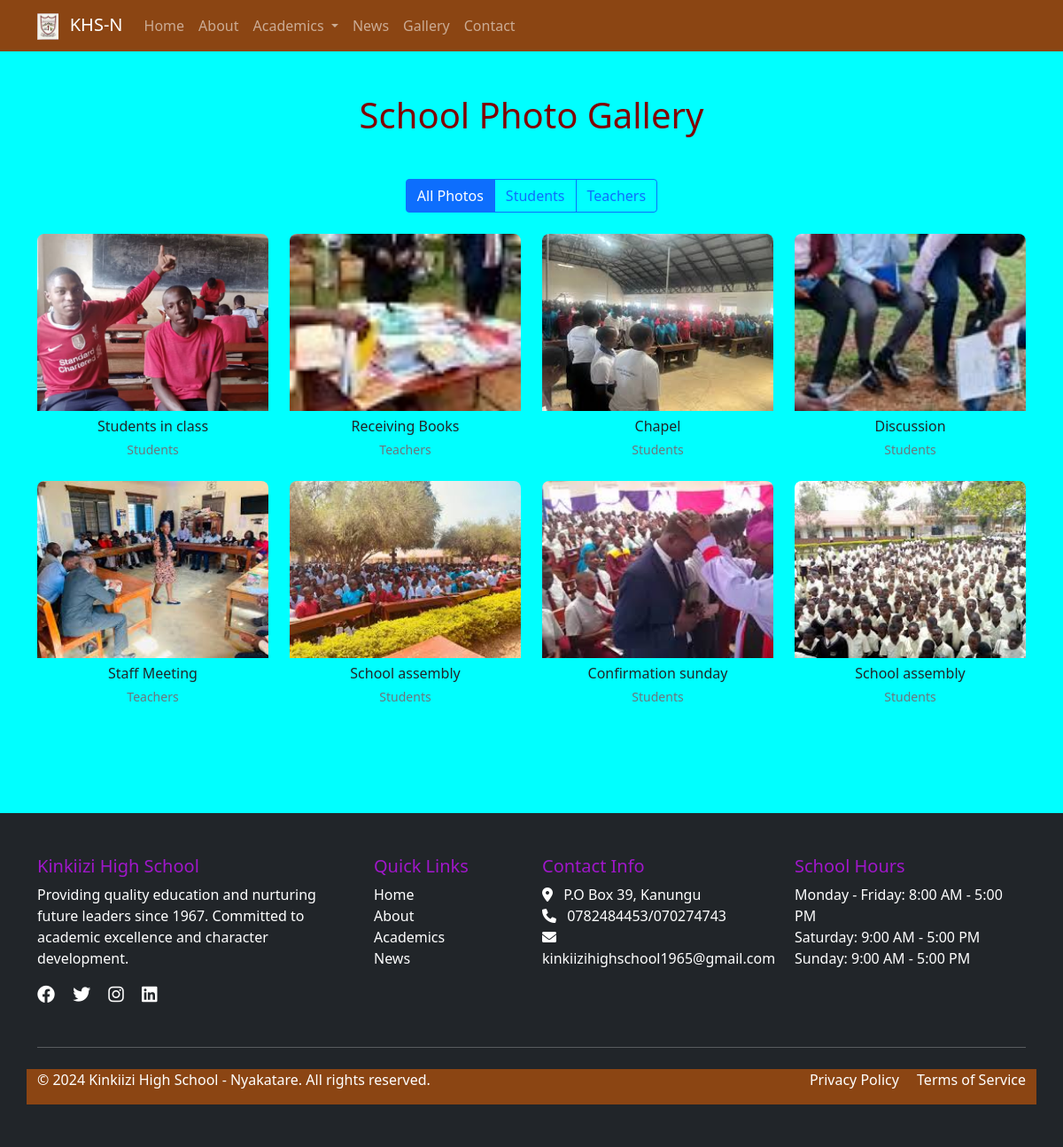
Page /gallery/ on the committed database.
### apps/gallery/models.py (models this page shows, shortened)
class GalleryCategory(models.Model):
    name = models.CharField(max_length=100)
    description = models.TextField(blank=True)
    class Meta:
        verbose_name_plural = "Gallery Categories"

class GalleryImage(models.Model):
    category = models.ForeignKey(GalleryCategory, on_delete=models.CASCADE, related_name='images')
    title = models.CharField(max_length=200)
    image = models.ImageField(upload_to='gallery/')
    description = models.TextField(blank=True)
    uploaded_at = models.DateTimeField(auto_now_add=True)
    class Meta:
        ordering = ['-uploaded_at']

### apps/contact/models.py (models this page shows, shortened)
class SiteSettings(models.Model):
    school_description = models.TextField(
        help_text="Description displayed in the footer"
    )
    facebook_url = models.URLField(blank=True, null=True, help_text="Facebook page URL")
    twitter_url = models.URLField(blank=True, null=True, help_text="Twitter profile URL")
    instagram_url = models.URLField(blank=True, null=True, help_text="Instagram profile URL")
    linkedin_url = models.URLField(blank=True, null=True, help_text="LinkedIn page URL")
    school_hours_weekdays = models.CharField(
        max_length=100,
        default="Monday - Friday: 8:00 AM - 3:00 PM",
        help_text="Weekday hours (e.g., Monday - Friday: 8:00 AM - 3:00 PM)"
    )
    school_hours_saturday = models.CharField(
        max_length=100,
        default="Saturday: 9:00 AM - 12:00 PM",
        help_text="Saturday hours"
    )
    school_hours_sunday = models.CharField(
        max_length=100,
        default="Sunday: Closed",
        help_text="Sunday hours"
    )
    copyright_text = models.CharField(
        max_length=200,
        default="© 2024 Our School. All rights reserved.",
        help_text="Copyright text displayed in footer"
    )
    privacy_policy_url = models.URLField(blank=True, null=True, help_text="Privacy Policy page URL")
    terms_of_service_url = models.URLField(blank=True, null=True, help_text="Terms of Service page URL")
    updated_at = models.DateTimeField(auto_now=True)
    class Meta:
        verbose_name_plural = "Site Settings"

class ContactInfo(models.Model):
    school_name = models.CharField(max_length=200)
    address = models.TextField()
    phone = models.CharField(max_length=20)
    email = models.EmailField()
    map_embed_code = models.TextField(help_text="Embed code for Google Maps")
    updated_at = models.DateTimeField(auto_now=True)
    class Meta:
        verbose_name_plural = "Contact Information"

### apps/gallery/views.py (the view)
# urls.py: path('', GalleryView.as_view(), name='gallery'),
class GalleryView(ListView):
    model = GalleryImage
    template_name = 'gallery/index.html'
    context_object_name = 'images'
    paginate_by = 12
    def get_queryset(self):
        category_id = self.request.GET.get('category')
        if category_id:
            return GalleryImage.objects.filter(category_id=category_id)
        return GalleryImage.objects.all()
    def get_context_data(self, **kwargs):
        context = super().get_context_data(**kwargs)
        context['categories'] = GalleryCategory.objects.all()
        context['selected_category'] = self.request.GET.get('category')
        return context

### apps/contact/context_processors.py (called while the page is built)
def site_context(request):
    return {
        'contact_info': ContactInfo.objects.first(),
        'site_settings': SiteSettings.objects.first(),
    }

### templates/gallery/index.html (shortened to what this page needs)
{% extends "base.html" %}
{% block content %}
<div class="container py-5">
    <h1 class="text-center mb-5">School Photo Gallery</h1>
    <div class="row mb-4">
        <div class="col-12">
            <div class="text-center">
                <div class="btn-group" role="group">
                    <a href="{% url 'gallery' %}" class="btn btn-outline-primary {% if not selected_category %}active{% endif %}">
                        All Photos
                    </a>
                    {% for category in categories %}
                    <a href="{% url 'gallery' %}?category={{ category.id }}"
                       class="btn btn-outline-primary {% if selected_category == category.id|stringformat:'s' %}active{% endif %}">
                        {{ category.name }}
                    </a>
                    {% endfor %}
                </div>
            </div>
        </div>
    </div>
    <div class="row">
        {% for image in images %}
        <div class="col-lg-3 col-md-4 col-sm-6 mb-4">
            <div class="gallery-item">
                <a href="#" data-bs-toggle="modal" data-bs-target="#imageModal{{ image.id }}">
                    <img src="{{ image.image.url }}" alt="{{ image.title }}"
                         class="img-fluid w-100" style="height: 200px; object-fit: cover;">
                </a>
                <div class="text-center mt-2">
                    <h6 class="mb-1">{{ image.title }}</h6>
                    <small class="text-muted">{{ image.category.name }}</small>
                </div>
            </div>
        </div>
        {% endfor %}
    </div>
</div>
{% endblock %}

### templates/partials/_footer.html (shortened to what this page needs)
<footer class="bg-dark text-white py-5 mt-5">
    <div class="container">
        <div class="row">
            <div class="col-lg-4 mb-4">
                <h5>Kinkiizi High School</h5>
                {% if site_settings and site_settings.school_description %}
                    <p>{{ site_settings.school_description }}</p>
                {% else %}
                    <p>Providing quality education and nurturing future leaders since 1990. Committed to academic excellence and character development.</p>
                {% endif %}
                <div class="social-links">
                    {% if site_settings %}
                        {% if site_settings.facebook_url %}
                            <a href="{{ site_settings.facebook_url }}" class="text-white me-3" target="_blank" rel="noopener noreferrer"><i class="fab fa-facebook fa-lg"></i></a>
                        {% endif %}
                        {% if site_settings.twitter_url %}
                            <a href="{{ site_settings.twitter_url }}" class="text-white me-3" target="_blank" rel="noopener noreferrer"><i class="fab fa-twitter fa-lg"></i></a>
                        {% endif %}
                        {% if site_settings.instagram_url %}
                            <a href="{{ site_settings.instagram_url }}" class="text-white me-3" target="_blank" rel="noopener noreferrer"><i class="fab fa-instagram fa-lg"></i></a>
                        {% endif %}
                        {% if site_settings.linkedin_url %}
                            <a href="{{ site_settings.linkedin_url }}" class="text-white" target="_blank" rel="noopener noreferrer"><i class="fab fa-linkedin fa-lg"></i></a>
                        {% endif %}
                    {% endif %}
                </div>
            </div>
            <div class="col-lg-2 mb-4">
                <h5>Quick Links</h5>
                <ul class="list-unstyled">
                    <li><a href="{% url 'home' %}" class="text-white text-decoration-none">Home</a></li>
                    <li><a href="{% url 'about' %}" class="text-white text-decoration-none">About</a></li>
                    <li><a href="{% url 'academics' %}" class="text-white text-decoration-none">Academics</a></li>
                    <li><a href="{% url 'news_list' %}" class="text-white text-decoration-none">News</a></li>
                </ul>
            </div>
            <div class="col-lg-3 mb-4">
                <h5>Contact Info</h5>
                <ul class="list-unstyled">
                    {% if contact_info %}
                        <li><i class="fas fa-map-marker-alt me-2"></i> {{ contact_info.address|linebreaksbr }}</li>
                        <li><i class="fas fa-phone me-2"></i> {{ contact_info.phone }}</li>
                        <li><i class="fas fa-envelope me-2"></i> {{ contact_info.email }}</li>
                    {% else %}
                        <li><i class="fas fa-map-marker-alt me-2"></i> 123 School Street, City</li>
                        <li><i class="fas fa-phone me-2"></i> (123) 456-7890</li>
                        <li><i class="fas fa-envelope me-2"></i> info@ourschool.edu</li>
                    {% endif %}
                </ul>
            </div>
            <div class="col-lg-3 mb-4">
                <h5>School Hours</h5>
                <ul class="list-unstyled">
                    {% if site_settings %}
                        <li>{{ site_settings.school_hours_weekdays }}</li>
                        <li>{{ site_settings.school_hours_saturday }}</li>
                        <li>{{ site_settings.school_hours_sunday }}</li>
                    {% else %}
                        <li>Monday - Friday: 8:00 AM - 3:00 PM</li>
                        <li>Saturday: 9:00 AM - 12:00 PM</li>
                        <li>Sunday: Closed</li>
                    {% endif %}
                </ul>
            </div>
        </div>
        <hr class="my-4">
        <div class="row">
            <div class="col-md-6" style="background-color: #8B4513;">
                <p>{% if site_settings %}{{ site_settings.copyright_text }}{% else %}&copy; 2024 Our School. All rights reserved.{% endif %}</p>
            </div>
            <div class="col-md-6 text-md-end" style="background-color: #8B4513;" >
                {% if site_settings %}
                    {% if site_settings.privacy_policy_url %}
                        <a href="{{ site_settings.privacy_policy_url }}" class="text-white text-decoration-none me-3">Privacy Policy</a>
                    {% endif %}
                    {% if site_settings.terms_of_service_url %}
                        <a href="{{ site_settings.terms_of_service_url }}" class="text-white text-decoration-none">Terms of Service</a>
                    {% endif %}
                {% else %}
                    <a href="#" class="text-white text-decoration-none me-3">Privacy Policy</a>
                    <a href="#" class="text-white text-decoration-none">Terms of Service</a>
                {% endif %}
            </div>
        </div>
    </div>
</footer>

### templates/gallery/index.html (style rules this page uses)
body { background-color: cyan; }
.gallery-item { position: relative; overflow: hidden; border-radius: 8px; transition: transform 0.3s ease; }
.gallery-item img { transition: transform 0.3s ease; }
h1 { color: maroon; }

### templates/partials/_footer.html (style rules this page uses)
h5 { color: rgb(160, 23, 202); }

### rows in the picture
GalleryCategory: name "Students"
GalleryCategory: name "Teachers"
GalleryImage: image (picture), title "Students in class", category.name "Students"
GalleryImage: image (picture), title "Receiving Books", category.name "Teachers"
GalleryImage: image (picture), title "Chapel", category.name "Students"
GalleryImage: image (picture), title "Discussion", category.name "Students"
GalleryImage: image (picture), title "Staff Meeting", category.name "Teachers"
GalleryImage: image (picture), title "School assembly", category.name "Students"
GalleryImage: image (picture), title "Confirmation sunday", category.name "Students"
GalleryImage: image (picture), title "School assembly", category.name "Students"
SiteSettings: school_description "Providing quality education and nurturing future leaders since 1967. Committed to academic excellence and character development.", school_hours_weekdays "Monday - Friday: 8:00 AM - 5:00 PM", school_hours_saturday "Saturday: 9:00 AM - 5:00 PM", school_hours_sunday "Sunday: 9:00 AM - 5:00 PM", copyright_text "© 2024 Kinkiizi High School - Nyakatare. All rights reserved."
ContactInfo: address "P.O Box 39, Kanungu", phone "0782484453/070274743", email "kinkiizihighschool1965@gmail.com"
